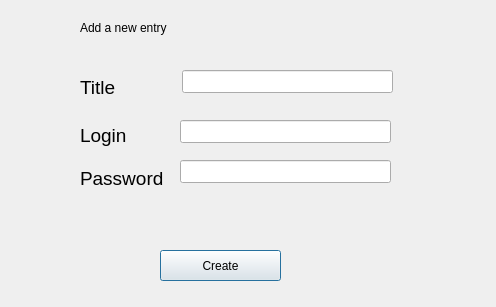
<?xml version="1.0" encoding="UTF-8"?>
<ui version="4.0">
 <class>Dialog</class>
 <widget class="QDialog" name="Dialog">
  <property name="geometry">
   <rect>
    <x>0</x>
    <y>0</y>
    <width>496</width>
    <height>307</height>
   </rect>
  </property>
  <property name="font">
   <font>
    <weight>50</weight>
    <bold>false</bold>
   </font>
  </property>
  <property name="windowTitle">
   <string>Add New Entry</string>
  </property>
  <widget class="QLabel" name="label">
   <property name="geometry">
    <rect>
     <x>80</x>
     <y>80</y>
     <width>57</width>
     <height>15</height>
    </rect>
   </property>
   <property name="font">
    <font>
     <pointsize>14</pointsize>
     <weight>50</weight>
     <bold>false</bold>
    </font>
   </property>
   <property name="text">
    <string>Title</string>
   </property>
  </widget>
  <widget class="QLabel" name="label_2">
   <property name="geometry">
    <rect>
     <x>80</x>
     <y>120</y>
     <width>61</width>
     <height>31</height>
    </rect>
   </property>
   <property name="font">
    <font>
     <pointsize>14</pointsize>
     <weight>50</weight>
     <bold>false</bold>
    </font>
   </property>
   <property name="text">
    <string>Login</string>
   </property>
  </widget>
  <widget class="QLabel" name="label_3">
   <property name="geometry">
    <rect>
     <x>80</x>
     <y>170</y>
     <width>101</width>
     <height>16</height>
    </rect>
   </property>
   <property name="font">
    <font>
     <pointsize>14</pointsize>
     <weight>50</weight>
     <bold>false</bold>
    </font>
   </property>
   <property name="text">
    <string>Password</string>
   </property>
  </widget>
  <widget class="QPushButton" name="create_button">
   <property name="geometry">
    <rect>
     <x>160</x>
     <y>250</y>
     <width>121</width>
     <height>31</height>
    </rect>
   </property>
   <property name="text">
    <string>Create</string>
   </property>
  </widget>
  <widget class="QLabel" name="label_4">
   <property name="geometry">
    <rect>
     <x>80</x>
     <y>20</y>
     <width>151</width>
     <height>16</height>
    </rect>
   </property>
   <property name="text">
    <string>Add a new entry</string>
   </property>
  </widget>
  <widget class="QLineEdit" name="title_input">
   <property name="geometry">
    <rect>
     <x>182</x>
     <y>70</y>
     <width>211</width>
     <height>23</height>
    </rect>
   </property>
  </widget>
  <widget class="QLineEdit" name="login_input">
   <property name="geometry">
    <rect>
     <x>180</x>
     <y>120</y>
     <width>211</width>
     <height>23</height>
    </rect>
   </property>
  </widget>
  <widget class="QLineEdit" name="password_input">
   <property name="geometry">
    <rect>
     <x>180</x>
     <y>160</y>
     <width>211</width>
     <height>23</height>
    </rect>
   </property>
  </widget>
 </widget>
 <resources/>
 <connections/>
</ui>
